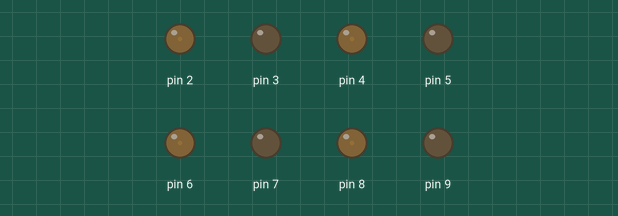
Simulated run of this sketch. Board: Arduino Uno, built with avr-gcc and run on an emulated ATmega328P. On the bench: output pins drawn as LEDs (lit = HIGH).

Above: at 0.05 s.
At 2.15 s:
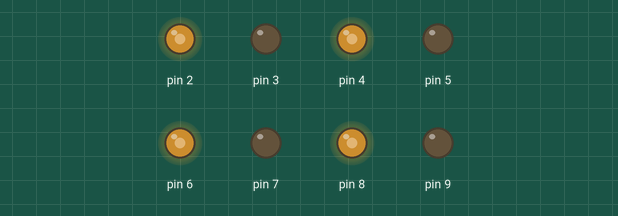
At 3.2 s:
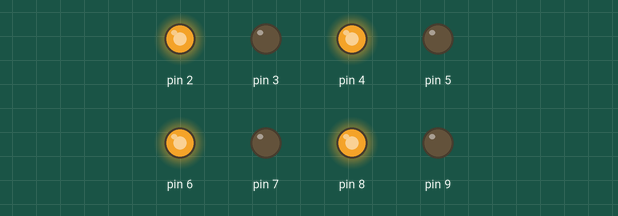
At 4.3 s:
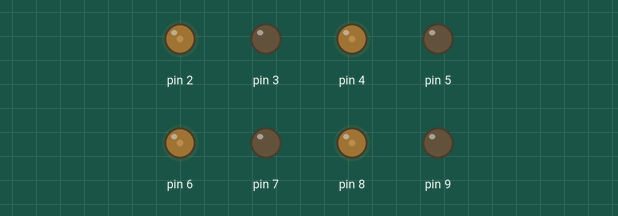
At 8.8 s:
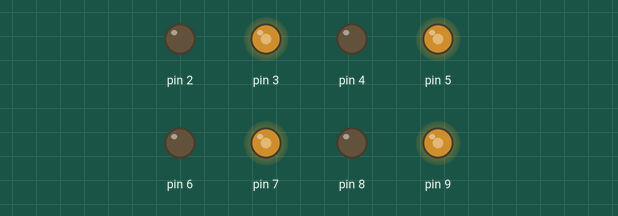
At 10.85 s:
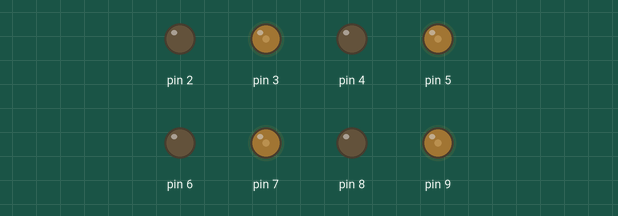
Timing chart, 0 to 17.1 s (numbered marks = the images above):
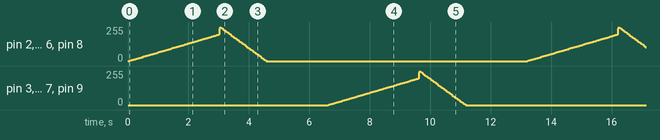

The sketch:

LED_8_Dimming_with_solfPWM.ino
```cpp
#include "SoftPWM.h"

void setup()
{
  // Initialize
  SoftPWMBegin();

  // Create and set pin 2-9 to 0 (off)
  SoftPWMSet(2, 0);
  SoftPWMSet(3, 0);
  SoftPWMSet(4, 0);
  SoftPWMSet(5, 0);
  SoftPWMSet(6, 0);
  SoftPWMSet(7, 0);
  SoftPWMSet(8, 0);
  SoftPWMSet(9, 0);

  // Set fade time for all pin to 100 ms fade-up time, and 100 ms fade-down time
  SoftPWMSetFadeTime(ALL, 100, 100);

}

void loop()
{

  // fade in from min to max in increments of 2 points:
  for (int fadeValue = 0 ; fadeValue <= 200; fadeValue += 2) {
    // sets the value (range from 0 to 255):
    SoftPWMSet(2, fadeValue);
    SoftPWMSet(4, fadeValue);
    SoftPWMSet(6, fadeValue);
    SoftPWMSet(8, fadeValue);
    // wait for 30 milliseconds to see the dimming effect
    delay(30);
  }

  // fade out from max to min in increments of 2 points:
  for (int fadeValue = 255 ; fadeValue >= 0; fadeValue -= 5) {
    // sets the value (range from 0 to 255):
    SoftPWMSet(2, fadeValue);
    SoftPWMSet(4, fadeValue);
    SoftPWMSet(6, fadeValue);
    SoftPWMSet(8, fadeValue);
    // wait for 30 milliseconds to see the dimming effect
    delay(30);
  }

  // delay 2 second
  delay(2000);

  // fade in from min to max in increments of 2 points:
  for (int fadeValue = 0 ; fadeValue <= 200; fadeValue += 2) {
    // sets the value (range from 0 to 255):
    SoftPWMSet(3, fadeValue);
    SoftPWMSet(5, fadeValue);
    SoftPWMSet(7, fadeValue);
    SoftPWMSet(9, fadeValue);
    // wait for 30 milliseconds to see the dimming effect
    delay(30);
  }

  // fade out from max to min in increments of 2 points:
  for (int fadeValue = 255 ; fadeValue >= 0; fadeValue -= 5) {
    // sets the value (range from 0 to 255):
    SoftPWMSet(3, fadeValue);
    SoftPWMSet(5, fadeValue);
    SoftPWMSet(7, fadeValue);
    SoftPWMSet(9, fadeValue);
    // wait for 30 milliseconds to see the dimming effect
    delay(30);
  }

  // delay 2 second
  delay(2000);
}
```
